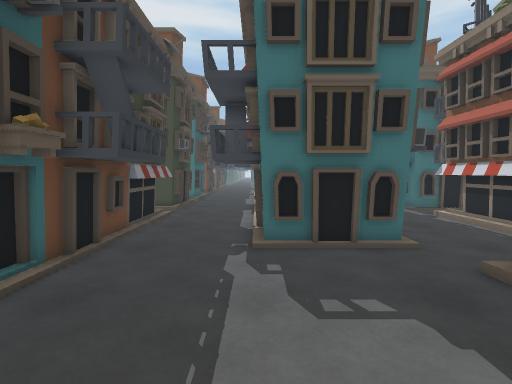
view 1 (above)

16 first-person views from a walk through a scene from a Unity 3-D project. The camera is 1.3 m above the floor, tilts 4° down and sees 85° across. The floor is counted in squares, 0.75 m on a side. Each view is taken from the middle of a square. On the plan, view 1 faces up. The plan holds only what a view shows up to about 15 squares ahead; the rest is blank. The place goes on beyond the plan. The player character is not drawn.

view 2
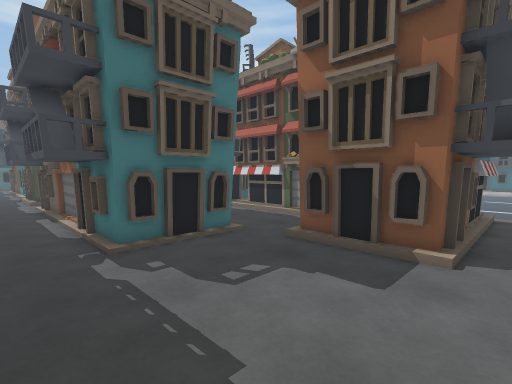

view 3
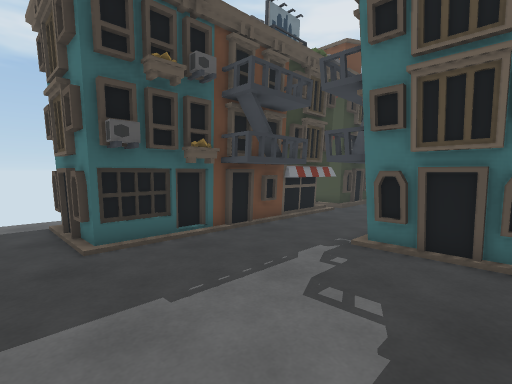

view 4
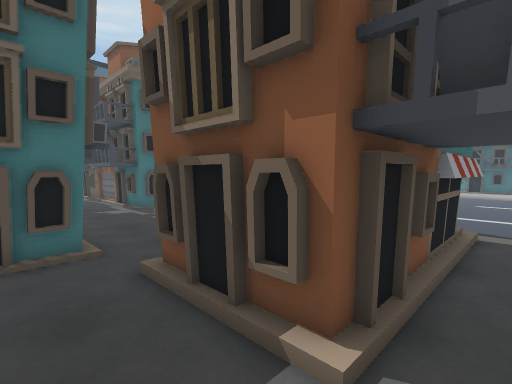

view 5
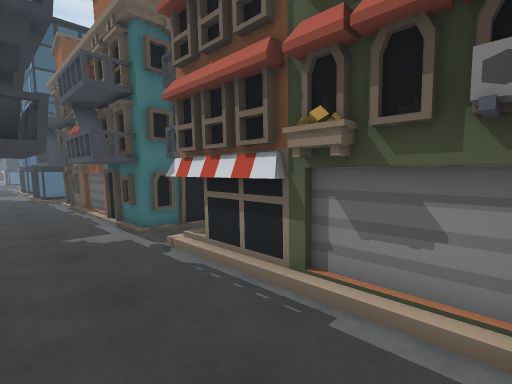

view 6
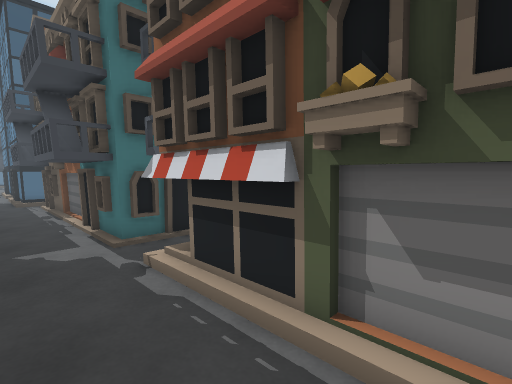

view 7
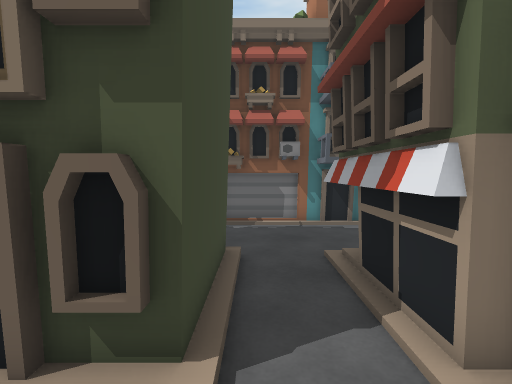

view 8
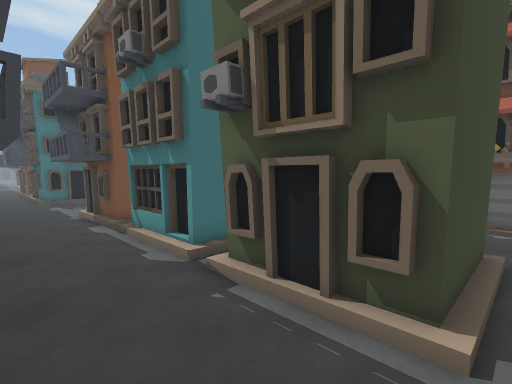

view 9
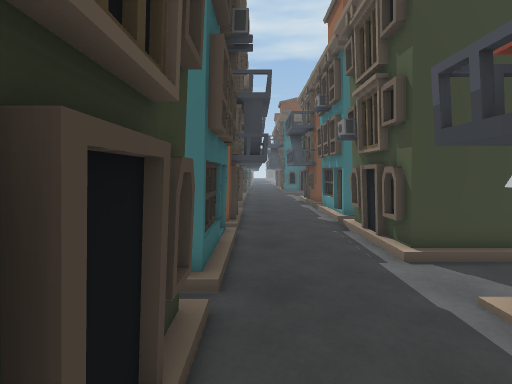

view 10
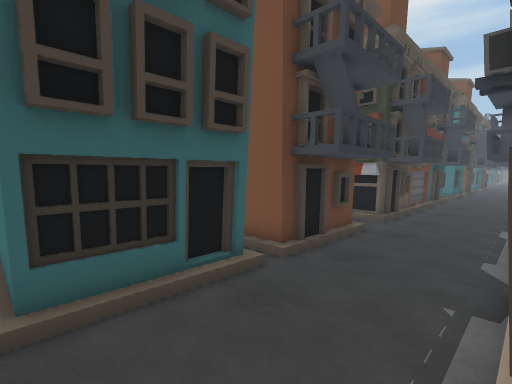

view 11
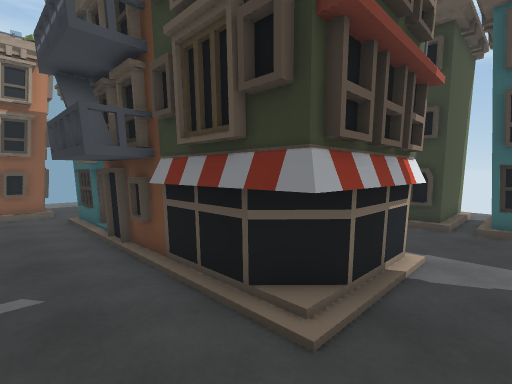

view 12
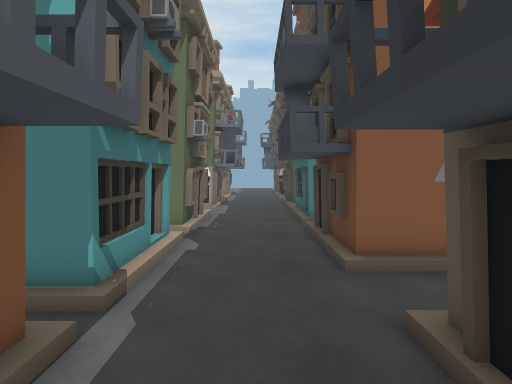

view 13
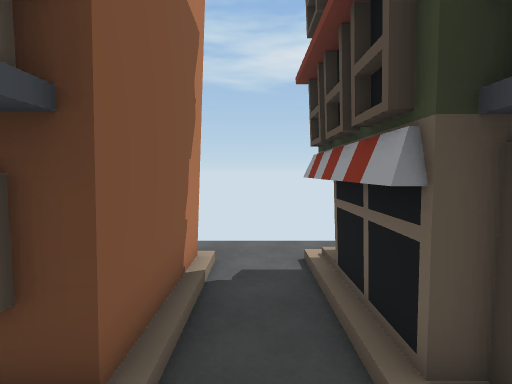

view 14
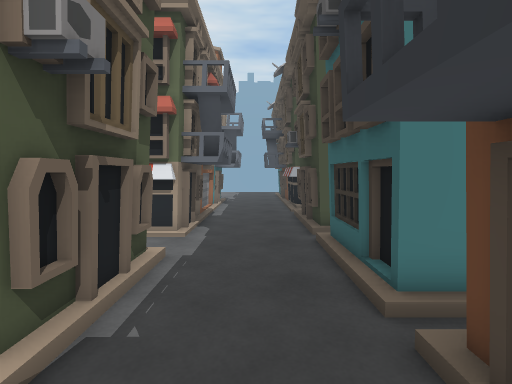

view 15
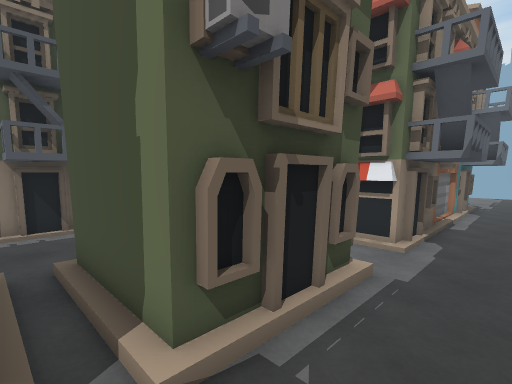

view 16
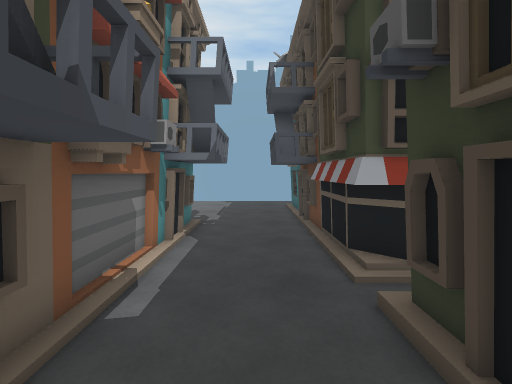

### Floor plan
Key: @ floor where view 1 was taken; # wall or solid block; x gap in a wall; . main floor; - floor 0.25 m lower than the main floor; ^ raised ledge; O other object.
Columns run from 8 left of view 1 to 21 right of it. Each row starts with its distance up from view 1.
 31     #..
 30     ##.##
 29     ##.##
 28     ##.##^
 27 ######..#
 26 ........#^    .#
 25 .#####..#     .#
 24     ##..#    ..#
 23     ##..x^^^x..#
 22    ###..x^^^x.##
 21     #...#     ##
 20    ^#...#     ##
 19     #...##### .#
 18     #..........#
 17  ^^^^....###...#
 16  ^^^x..######.##
 15     #..##   #.##
 14     #..##   #.##
 13    ^x..##   ##.##
 12     #...#   ##..#
 11     # ..#   ##.##
 10     # . #   ##.##
  9      #.##   #..#
  8      #.##  ##..#
  7      #.######..#
  6      #...###...#
  5     ##.......###
  4     ##......##
  3     #.......#
  2  ####.......#          -------
  1 ............#  #####   -------
  0 ........@...#   OOOO

Where each view was taken, in squares from view 1:
view 1: 0 up, 0 right, facing up
view 2: 0 up, 2 left, facing up-right
view 3: 0 up, 3 right, facing up-left
view 4: 0 up, 2 right, facing up-right
view 5: 5 up, 4 right, facing up-right
view 6: 6 up, 5 right, facing up-right
view 7: 18 up, 2 left, facing right
view 8: 18 up, 3 left, facing up-right
view 9: 13 up, 3 left, facing up
view 10: 17 up, 0 right, facing up-left
view 11: 18 up, 6 right, facing down-left
view 12: 30 up, 2 left, facing down
view 13: 26 up, 2 left, facing left
view 14: 24 up, 2 left, facing down
view 15: 23 up, 2 left, facing down-right
view 16: 16 up, 2 left, facing down
